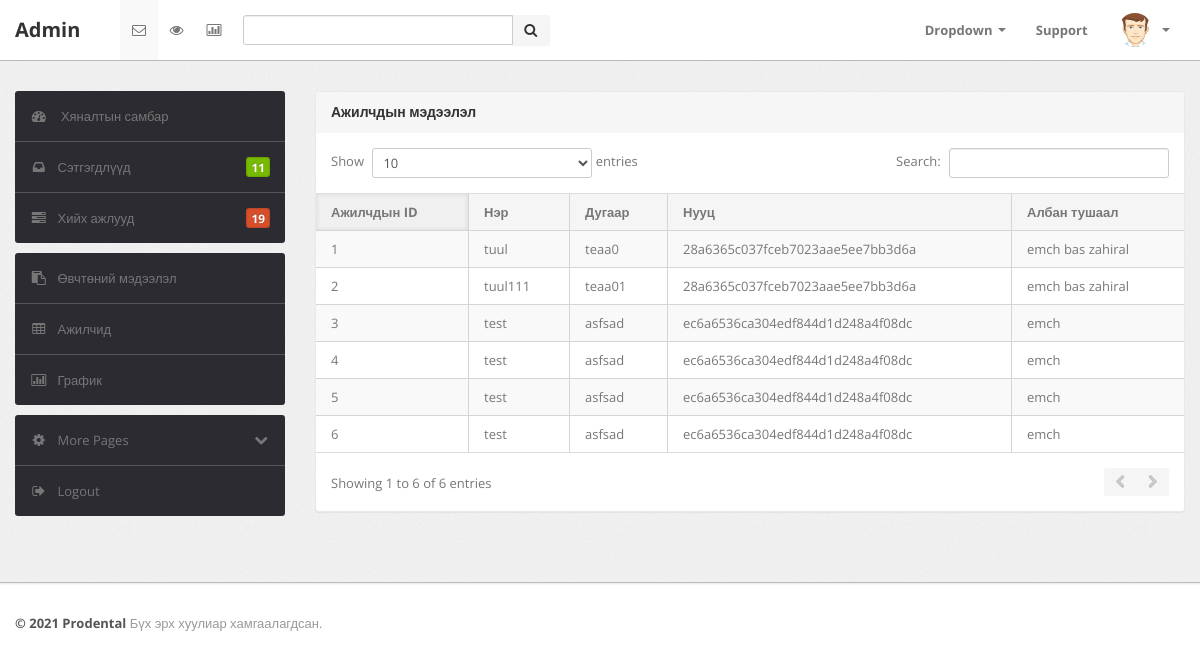
Screenshot of /admin/table.php (signed in) with the database file from the repository.
### tables this page shows
CREATE TABLE `ajilchid` (
  `id` int(11) NOT NULL,
  `fname` varchar(25) NOT NULL,
  `rd` varchar(10) NOT NULL,
  `utas` int(8) DEFAULT NULL,
  `albanTushaal` varchar(50) NOT NULL,
  `pass` varchar(250) NOT NULL,
  `uniqueId` int(11) NOT NULL
);

### admin/table.php (the view)
<?php
include "header.php";
include "./php/config.php";
?>
<div class="span9">
					<div class="content">
						<div class="module">
							<div class="module-head">
								<h3>Ажилчдын мэдээлэл</h3>
							</div>
							<div class="module-body table">
								<table cellpadding="0" cellspacing="0" border="0" class="datatable-1 table table-bordered table-striped	 display" width="100%">
									<thead>
										<tr>
											<th>Ажилчдын ID</th>
											<th>Нэр</th>
											<th>Дугаар</th>
											<th>Нууц</th>
											<th>Албан тушаал</th>
										</tr>
									</thead>
									<tbody>
									<?php
$sql = mysqli_query($conn,"SELECT * FROM ajilchid");
if(mysqli_num_rows($sql) >0){
	while($row = mysqli_fetch_assoc($sql)){
?>
										<tr class="odd gradeX">
											<td> <?=$row['id'];?></td>
											<td> <?=$row['fname'];?></td>
											<td> <?=$row['rd'];?></td>
											<td class="center"> <?=md5($row['pass']);?></td>
											<td class="center"> <?=$row['albanTushaal'];?></td>
										</tr>
										<?php }}?>
									</tbody>
								</table>
							</div>
						</div>
					<br />
					</div>
				</div>
			</div>
		</div>
	</div>
<?php
include "footer.php";
?>

### admin/css/theme.css (style rules this page uses)
body { font-size: 13px; font-family: "Open Sans", Arial, sans-serif; background: #fff; color: #777; }
h1, h2, h3, h4, h5, h6 { color: #333; margin-top: 0; }
h3 { font-size: 20px; }
.module { background: #fff; -webkit-border-radius: 3px; -moz-border-radius: 3px; border-radius: 3px; border: 1px solid #ccc; border-bottom-color: #bbb; -webkit-box-shadow: 0 0 1px rgba(0, 0, 0, 0.2); -moz-box-shadow: 0 0 1px rgba(0, 0, 0, 0.2); box-shadow: 0 0 1px rgba(0, 0, 0, 0.2); margin-bottom: 30px; }
.table { margin-bottom: 0; }
.table th, .table td { border-color: #d5d5d5 !important; }
.table-bordered thead:first-child tr:first-child > th:first-child, .table-bordered tbody:first-child tr:first-child > td:first-child { -webkit-border-top-left-radius: 2px; -moz-border-radius-topleft: 2px; border-top-left-radius: 2px; }
.table-bordered thead:first-child tr:first-child > th:last-child, .table-bordered tbody:first-child tr:first-child > td:last-child { -webkit-border-top-right-radius: 2px; -moz-border-radius-topright: 2px; border-top-right-radius: 2px; }
.table-bordered thead:last-child tr:last-child > th:first-child, .table-bordered tbody:last-child tr:last-child > td:first-child, .table-bordered tfoot:last-child tr:last-child > td:first-child { -webkit-border-bottom-left-radius: 2px; -moz-border-radius-bottomleft: 2px; border-bottom-left-radius: 2px; }
.table-bordered thead:last-child tr:last-child > th:last-child, .table-bordered tbody:last-child tr:last-child > td:last-child, .table-bordered tfoot:last-child tr:last-child > td:last-child { -webkit-border-bottom-right-radius: 2px; -moz-border-radius-bottomright: 2px; border-bottom-right-radius: 2px; }
.module { box-shadow: 0 0 3px rgba(0, 0, 0, 0.1); border-color: #e9e9e9; margin-bottom: 20px; background-color: #fff; border-radius: 4px; -webkit-box-shadow: 0 1px 1px rgba(0, 0, 0, 0.05); box-shadow: 0 1px 1px rgba(0, 0, 0, 0.05); }
.module-head { color: #767676; background-color: #f6f6f6; border-color: #e9e9e9; padding: 10px 15px; border-bottom: 1px solid transparent; border-top-right-radius: 3px; border-top-left-radius: 3px; }
.module-head h3 { font-size: 14px; line-height: 20px; height: 20px; margin: 0; }
.module-body { padding: 15px; }
.module-body.table { padding: 15px 0; }
.module-body.table .table th, .module-body.table .table td { padding-left: 15px; padding-right: 15px; }
.dataTables_wrapper table th { background: #f5f5f5; cursor: pointer; }
.dataTables_wrapper table th.sorting_asc, .dataTables_wrapper table th.sorting_desc { background: #f0f0f0; -webkit-box-shadow: 0 0 5px rgba(0, 0, 0, 0.1) inset; -moz-box-shadow: 0 0 5px rgba(0, 0, 0, 0.1) inset; box-shadow: 0 0 5px rgba(0, 0, 0, 0.1) inset; }
.dataTables_wrapper .table-bordered { -webkit-border-radius: 0; -moz-border-radius: 0; border-radius: 0; border-left: 0; border-right: 0; }
.dataTables_wrapper .table-bordered thead tr > th:first-child, .dataTables_wrapper .table-bordered tbody tr > td:first-child, .dataTables_wrapper .table-bordered tfoot tr > td:first-child, .dataTables_wrapper .table-bordered tfoot tr > th:first-child { border-left: 0; }
.dataTables_wrapper .table-bordered thead:first-child tr:first-child > th:first-child, .dataTables_wrapper .table-bordered tbody:first-child tr:first-child > td:first-child { -webkit-border-top-left-radius: 0; -moz-border-radius-topleft: 0; border-top-left-radius: 0; }
.dataTables_wrapper .table-bordered thead:first-child tr:first-child > th:last-child, .dataTables_wrapper .table-bordered tbody:first-child tr:first-child > td:last-child { -webkit-border-top-right-radius: 0; -moz-border-radius-topright: 0; border-top-right-radius: 0; }
.dataTables_wrapper .table-bordered thead:last-child tr:last-child > th:first-child, .dataTables_wrapper .table-bordered tbody:last-child tr:last-child > td:first-child, .dataTables_wrapper .table-bordered tfoot:last-child tr:last-child > td:first-child { -webkit-border-bottom-left-radius: 0; -moz-border-radius-bottomleft: 0; border-bottom-left-radius: 0; }
.dataTables_wrapper .table-bordered thead:last-child tr:last-child > th:last-child, .dataTables_wrapper .table-bordered tbody:last-child tr:last-child > td:last-child, .dataTables_wrapper .table-bordered tfoot:last-child tr:last-child > td:last-child { -webkit-border-bottom-right-radius: 0; -moz-border-radius-bottomright: 0; border-bottom-right-radius: 0; }

### rows the page displays
ajilchid: id "1", fname "tuul", rd "teaa0", pass "28a6365c037fceb7023aae5ee7bb3d6a", albanTushaal "emch bas zahiral"
ajilchid: id "2", fname "tuul111", rd "teaa01", pass "28a6365c037fceb7023aae5ee7bb3d6a", albanTushaal "emch bas zahiral"
ajilchid: id "3", fname "test", rd "asfsad", pass "ec6a6536ca304edf844d1d248a4f08dc", albanTushaal "emch"
ajilchid: id "4", fname "test", rd "asfsad", pass "ec6a6536ca304edf844d1d248a4f08dc", albanTushaal "emch"
ajilchid: id "5", fname "test", rd "asfsad", pass "ec6a6536ca304edf844d1d248a4f08dc", albanTushaal "emch"
ajilchid: id "6", fname "test", rd "asfsad", pass "ec6a6536ca304edf844d1d248a4f08dc", albanTushaal "emch"
